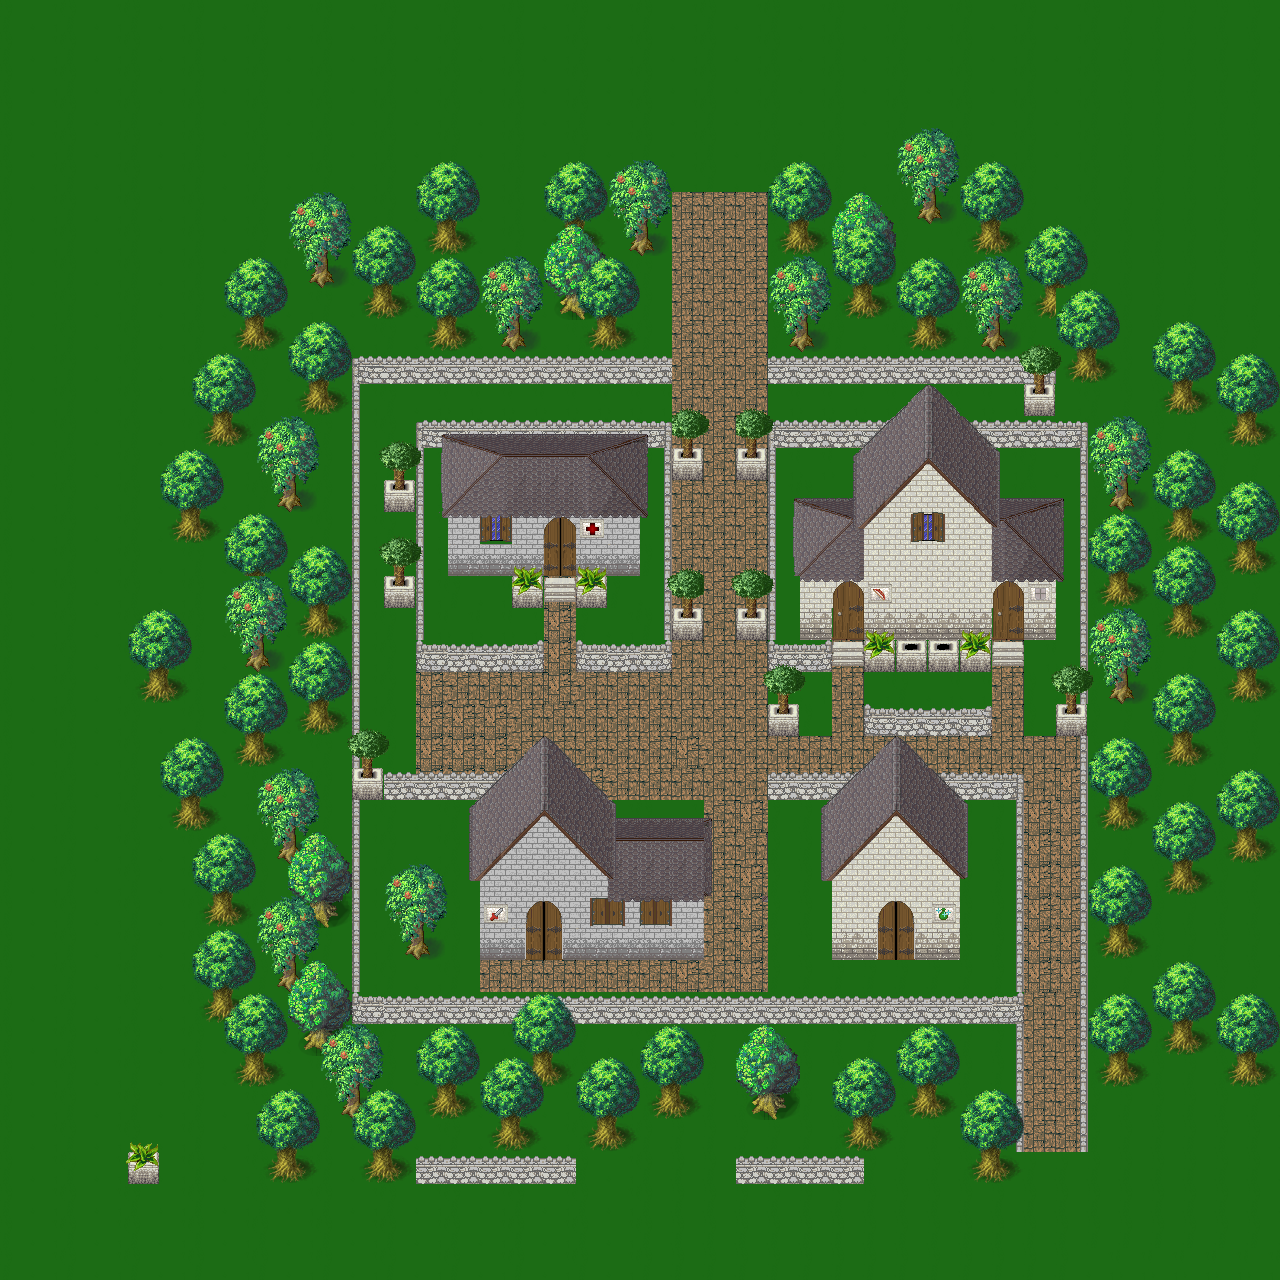

Below is a game level as drawn by its tile map, then a one-line description and the .tmx that defines it (tile-layer data replaced by summaries):
An orthogonal 40x40 tile map with 32x32 px tiles, 4 tile layers (Floor, Fringe, Over, Hip roof), 3 tilesets and 26 objects (2x Collision, Player, Rectangle1, Circle1, Poly1, ...).

<map version="1.0" orientation="orthogonal" renderorder="right-down" width="40" height="40" tilewidth="32" tileheight="32" nextobjectid="25">
 <tileset firstgid="1" name="town" tilewidth="32" tileheight="32" tilecount="209" columns="19">
  <image source="../images/town.png" width="628" height="370" />
  <tile id="1">
   <properties>
    <property name="Tag" value="TileCollision" />
   </properties>
  </tile>
  <tile id="2">
   <properties>
    <property name="Tag" value="TileCollision" />
   </properties>
  </tile>
  <tile id="6">
   <properties>
    <property name="Tag" value="TileCollision" />
   </properties>
  </tile>
  <tile id="7">
   <properties>
    <property name="Tag" value="TileCollision" />
   </properties>
  </tile>
  <tile id="20">
   <properties>
    <property name="Tag" value="TileCollision" />
   </properties>
  </tile>
  <tile id="21">
   <properties>
    <property name="Tag" value="TileCollision" />
   </properties>
  </tile>
  <tile id="23">
   <properties>
    <property name="Tag" value="TileCollision" />
   </properties>
  </tile>
  <tile id="26">
   <properties>
    <property name="Tag" value="TileCollision" />
   </properties>
  </tile>
  <tile id="31">
   <properties>
    <property name="Tag" value="TileCollision" />
   </properties>
  </tile>
  <tile id="34">
   <properties>
    <property name="Tag" value="TileCollision" />
   </properties>
  </tile>
  <tile id="36">
   <properties>
    <property name="Tag" value="TileCollision" />
   </properties>
  </tile>
  <tile id="39">
   <properties>
    <property name="Tag" value="TileCollision" />
   </properties>
  </tile>
  <tile id="40">
   <properties>
    <property name="Tag" value="TileCollision" />
   </properties>
  </tile>
  <tile id="42">
   <properties>
    <property name="Tag" value="TileCollision" />
   </properties>
  </tile>
  <tile id="44">
   <properties>
    <property name="Tag" value="TileCollision" />
   </properties>
  </tile>
  <tile id="45">
   <properties>
    <property name="Tag" value="TileCollision" />
   </properties>
  </tile>
  <tile id="48">
   <properties>
    <property name="Tag" value="TileCollision" />
   </properties>
  </tile>
  <tile id="50">
   <properties>
    <property name="Tag" value="TileCollision" />
   </properties>
  </tile>
  <tile id="53">
   <properties>
    <property name="Tag" value="TileCollision" />
   </properties>
  </tile>
  <tile id="55">
   <properties>
    <property name="Tag" value="TileCollision" />
   </properties>
  </tile>
  <tile id="86">
   <properties>
    <property name="Tag" value="TileCollision" />
   </properties>
  </tile>
  <tile id="88">
   <properties>
    <property name="Tag" value="TileCollision" />
   </properties>
  </tile>
  <tile id="96">
   <properties>
    <property name="Tag" value="TileCollision" />
   </properties>
  </tile>
  <tile id="98">
   <properties>
    <property name="Tag" value="TileCollision" />
   </properties>
  </tile>
  <tile id="101">
   <properties>
    <property name="Tag" value="TileCollision" />
   </properties>
  </tile>
  <tile id="103">
   <properties>
    <property name="Tag" value="TileCollision" />
   </properties>
  </tile>
  <tile id="105">
   <properties>
    <property name="Tag" value="TileCollision" />
   </properties>
  </tile>
  <tile id="107">
   <properties>
    <property name="Tag" value="TileCollision" />
   </properties>
  </tile>
  <tile id="110">
   <properties>
    <property name="Tag" value="TileCollision" />
   </properties>
  </tile>
  <tile id="112">
   <properties>
    <property name="Tag" value="PointForce" />
   </properties>
  </tile>
  <tile id="115">
   <properties>
    <property name="Tag" value="TileCollision" />
   </properties>
  </tile>
  <tile id="117">
   <properties>
    <property name="Tag" value="TileCollision" />
   </properties>
  </tile>
  <tile id="129">
   <properties>
    <property name="Tag" value="TileCollision" />
   </properties>
  </tile>
  <tile id="139">
   <properties>
    <property name="Tag" value="TileCollision" />
   </properties>
  </tile>
  <tile id="145">
   <properties>
    <property name="Tag" value="TileCollision" />
   </properties>
  </tile>
  <tile id="150">
   <properties>
    <property name="Tag" value="TileCollision" />
   </properties>
  </tile>
  <tile id="167">
   <properties>
    <property name="Tag" value="TileCollision" />
   </properties>
  </tile>
  <tile id="188">
   <objectgroup draworder="index" />
  </tile>
  <tile id="208">
   <properties>
    <property name="Tag" value="TileCollision" />
   </properties>
  </tile>
 </tileset>
 <tileset firstgid="210" name="Others" tilewidth="32" tileheight="32" tilecount="42" columns="7">
  <image source="../images/town1.png" width="246" height="209" />
  <tile id="9">
   <properties>
    <property name="Tag" value="TileCollision" />
   </properties>
  </tile>
  <tile id="10">
   <properties>
    <property name="Tag" value="TileCollision" />
   </properties>
  </tile>
  <tile id="13">
   <properties>
    <property name="Tag" value="TileCollision" />
   </properties>
  </tile>
  <tile id="15">
   <properties>
    <property name="Tag" value="TileCollision" />
   </properties>
  </tile>
  <tile id="18">
   <properties>
    <property name="Tag" value="TileCollision" />
   </properties>
  </tile>
  <tile id="21">
   <properties>
    <property name="Tag" value="TileCollision" />
   </properties>
  </tile>
  <tile id="25">
   <properties>
    <property name="Tag" value="TileCollision" />
   </properties>
  </tile>
  <tile id="26">
   <properties>
    <property name="Tag" value="TileCollision" />
   </properties>
  </tile>
  <tile id="28">
   <properties>
    <property name="Tag" value="TileCollision" />
   </properties>
  </tile>
  <tile id="29">
   <properties>
    <property name="Tag" value="TileCollision" />
   </properties>
  </tile>
  <tile id="33">
   <properties>
    <property name="Tag" value="TileCollision" />
   </properties>
  </tile>
  <tile id="35">
   <properties>
    <property name="Tag" value="TileCollision" />
   </properties>
  </tile>
  <tile id="40">
   <properties>
    <property name="Tag" value="TileCollision" />
   </properties>
  </tile>
 </tileset>
 <tileset firstgid="252" name="Woodland_x3" tilewidth="32" tileheight="32" tilecount="96" columns="16">
  <image source="../images/Woodland_x3.png" width="512" height="192" />
  <tile id="0">
   <properties>
    <property name="Tag" value="TileCollision" />
   </properties>
  </tile>
  <tile id="1">
   <properties>
    <property name="Tag" value="TileCollision" />
   </properties>
  </tile>
  <tile id="2">
   <properties>
    <property name="Tag" value="TileCollision" />
   </properties>
  </tile>
  <tile id="3">
   <properties>
    <property name="Tag" value="TileCollision" />
   </properties>
  </tile>
  <tile id="4">
   <properties>
    <property name="Tag" value="TileCollision" />
   </properties>
  </tile>
  <tile id="5">
   <properties>
    <property name="Tag" value="TileCollision" />
   </properties>
  </tile>
  <tile id="16">
   <properties>
    <property name="Tag" value="TileCollision" />
   </properties>
  </tile>
  <tile id="17">
   <properties>
    <property name="Tag" value="TileCollision" />
   </properties>
  </tile>
  <tile id="18">
   <properties>
    <property name="Tag" value="TileCollision" />
   </properties>
  </tile>
  <tile id="19">
   <properties>
    <property name="Tag" value="TileCollision" />
   </properties>
  </tile>
  <tile id="20">
   <properties>
    <property name="Tag" value="TileCollision" />
   </properties>
  </tile>
  <tile id="21">
   <properties>
    <property name="Tag" value="TileCollision" />
   </properties>
  </tile>
  <tile id="26">
   <properties>
    <property name="tag" value="TileCollision" />
   </properties>
  </tile>
  <tile id="32">
   <properties>
    <property name="Tag" value="TileCollision" />
   </properties>
   <objectgroup draworder="index" />
  </tile>
  <tile id="33">
   <properties>
    <property name="Tag" value="TileCollision" />
   </properties>
  </tile>
  <tile id="34">
   <properties>
    <property name="Tag" value="TileCollision" />
   </properties>
   <objectgroup draworder="index">
    <object id="0" name="Collision" x="22" y="1">
     <polyline points="0,0 -9,12.5 -3.5,24.5 8,28 9.5,28" />
    </object>
   </objectgroup>
  </tile>
  <tile id="35">
   <properties>
    <property name="Tag" value="TileCollision" />
   </properties>
   <objectgroup draworder="index">
    <object id="0" name="Collision" x="7" y="1.5">
     <polyline points="0,0 4.5,8 13.5,18.5 -7.5,28.5" />
    </object>
   </objectgroup>
  </tile>
  <tile id="36">
   <properties>
    <property name="Tag" value="TileCollision" />
   </properties>
  </tile>
  <tile id="37">
   <properties>
    <property name="Tag" value="TileCollision" />
   </properties>
  </tile>
 </tileset>
 <layer name="Floor" width="40" height="40">
  <data>[1600 cells, 1600 non-empty, 8 distinct tile ids]</data>
 </layer>
 <layer name="Fringe" width="40" height="40">
  <data>[1600 cells, 646 non-empty, 45 distinct tile ids]</data>
 </layer>
 <objectgroup name="Script">
  <object id="1" name="Function" type="Player" gid="189" x="639" y="787" width="96" height="128">
   <properties>
    <property name="Animation" value="&quot;ToyAssets:TD_Knight_MoveWest&quot;" />
    <property name="DefaultDensity" value="0.5" />
    <property name="DefaultFriction" value="0" />
    <property name="DefaultRestitution" value="1.0" />
    <property name="FixedAngle" value="true" />
    <property name="LinearVelocity" value="&quot;5 3&quot;" />
    <property name="size" value="&quot;1.5 1.5&quot;" />
   </properties>
  </object>
 </objectgroup>
 <layer name="Over" width="40" height="40">
  <data>[1600 cells, 216 non-empty, 74 distinct tile ids]</data>
 </layer>
 <layer name="Hip roof" width="40" height="40">
  <data>[1600 cells, 59 non-empty, 31 distinct tile ids]</data>
 </layer>
 <objectgroup name="Collision">
  <object id="2" name="Rectangle1" x="412" y="1145" width="162" height="42" />
  <object id="3" name="Circle1" x="735" y="1149" width="128" height="39">
   <ellipse />
  </object>
  <object id="4" name="Poly1" x="442" y="436">
   <polygon points="0,0 205,0 205,82 0,81" />
  </object>
  <object id="5" name="Poly2" x="449" y="519">
   <polygon points="0,0 192,2 191,57 -1,56" />
  </object>
  <object id="6" name="Poly3" x="513" y="579">
   <polygon points="0,0 1,30 94,29 95,-2" />
  </object>
  <object id="7" name="Poly4" x="854" y="455">
   <polygon points="0,0 73,-70 145,-1 145,74 0,72" />
  </object>
  <object id="8" name="Poly5" x="795" y="499">
   <polygon points="0,0 270,1 269,82 0,78" />
  </object>
  <object id="9" name="Poly6" x="801" y="582">
   <polygon points="0,0 254,2 257,59 -2,56" />
  </object>
  <object id="10" x="903" y="1036" width="54" height="52">
   <ellipse />
  </object>
  <object id="11" x="745" y="1040" width="68" height="62">
   <ellipse />
  </object>
  <object id="12" x="231" y="1003" width="61" height="58">
   <ellipse />
  </object>
  <object id="13" x="481" y="903" width="223" height="52" />
  <object id="14" x="616" y="818" width="95" height="79" />
  <object id="15" x="468" y="805" width="146" height="93" />
  <object id="16" x="491" y="769" width="100" height="34" />
  <object id="17" x="519" y="740" width="50" height="26" />
  <object id="18" x="821" y="803" width="147" height="73" />
  <object id="19" x="832" y="881" width="128" height="75" />
  <object id="20" x="847" y="782" width="92" height="18" />
  <object id="21" x="1" y="1275">
   <polyline points="0,0 1,-1272 1278,-1267 1272,2 0,2" />
  </object>
  <object id="22" x="-18" y="756">
   <polyline points="0,0 64,-64 -8,-238" />
  </object>
  <object id="23" x="1380" y="616">
   <polyline points="0,0 -142,124 -10,360" />
  </object>
  <object id="24" x="438" y="-52">
   <polyline points="0,0 118,138 438,-8" />
  </object>
 </objectgroup>
</map>
